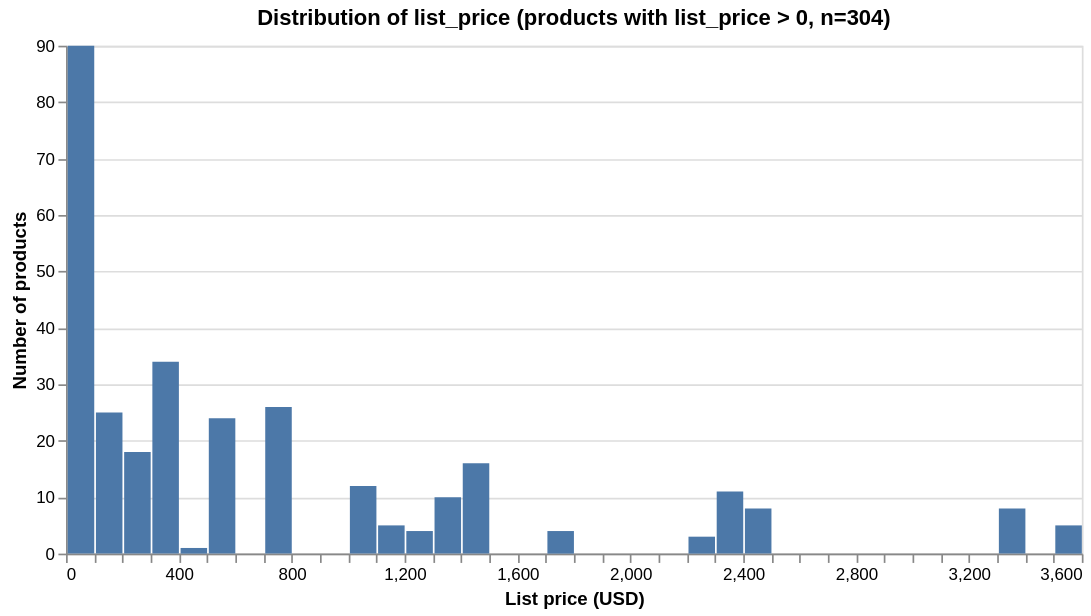

Write notebook code for a chart like this one.
### Code cell
# Histogram of list_price for products that are actually priced
plot_df = df_u[df_u['list_price'] > 0].copy()

hist = alt.Chart(plot_df).mark_bar(color='#4C78A8').encode(
    x=alt.X('list_price:Q',
            bin=alt.Bin(maxbins=40),
            title='List price (USD)'),
    y=alt.Y('count():Q', title='Number of products'),
    tooltip=['count():Q']
).properties(
    title='Distribution of list_price (products with list_price > 0, n=304)',
    width=600, height=300
)
hist

### Figure 1 — Vega-Lite specification as saved in the notebook (floating-point values rounded to 4 significant figures; data arrays with more than 128 entries replaced by an {"elided": "..."} marker saying what was removed)
{"config": {"view": {"continuousWidth": 300, "continuousHeight": 300}}, "data": {"name": "data-dbcb935412e7635a748e9ffab15f0c78"}, "mark": {"type": "bar", "color": "#4C78A8"}, "encoding": {"tooltip": [{"aggregate": "count", "type": "quantitative"}], "x": {"bin": {"maxbins": 40}, "field": "list_price", "title": "List price (USD)", "type": "quantitative"}, "y": {"aggregate": "count", "title": "Number of products", "type": "quantitative"}}, "height": 300, "title": "Distribution of list_price (products with list_price > 0, n=304)", "width": 600, "$schema": "https://vega.github.io/schema/vega-lite/v5.20.1.json", "datasets": {"data-dbcb935412e7635a748e9ffab15f0c78": {"elided": "304 records"}}}
